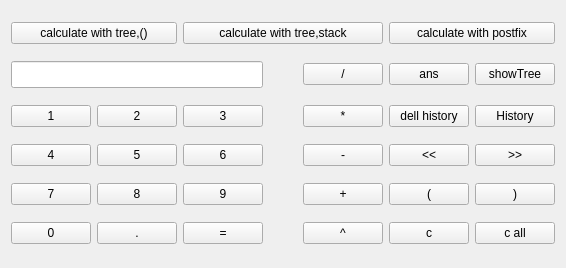
<?xml version="1.0" encoding="UTF-8"?>
<ui version="4.0">
 <class>Form</class>
 <widget class="QWidget" name="Form">
  <property name="geometry">
   <rect>
    <x>0</x>
    <y>0</y>
    <width>566</width>
    <height>268</height>
   </rect>
  </property>
  <property name="windowTitle">
   <string>Form</string>
  </property>
  <property name="styleSheet">
   <string notr="true"/>
  </property>
  <layout class="QGridLayout" name="gridLayout">
   <item row="8" column="2">
    <widget class="QPushButton" name="pushButtone">
     <property name="text">
      <string>=</string>
     </property>
    </widget>
   </item>
   <item row="1" column="0" colspan="3">
    <widget class="QLineEdit" name="lineEdit">
     <property name="font">
      <font>
       <pointsize>12</pointsize>
      </font>
     </property>
     <property name="styleSheet">
      <string notr="true">QLineEdit{
transition:2s;
transform:2;
}
QLineEdit::hover{

    background-color: red;
}</string>
     </property>
    </widget>
   </item>
   <item row="8" column="0">
    <widget class="QPushButton" name="pushButton_10">
     <property name="text">
      <string>0</string>
     </property>
     <property name="iconSize">
      <size>
       <width>22</width>
       <height>16</height>
      </size>
     </property>
     <property name="checkable">
      <bool>false</bool>
     </property>
     <property name="autoRepeat">
      <bool>false</bool>
     </property>
     <property name="autoExclusive">
      <bool>false</bool>
     </property>
    </widget>
   </item>
   <item row="3" column="0">
    <widget class="QPushButton" name="pushButton">
     <property name="text">
      <string>1</string>
     </property>
    </widget>
   </item>
   <item row="3" column="1">
    <widget class="QPushButton" name="pushButton_2">
     <property name="text">
      <string>2</string>
     </property>
    </widget>
   </item>
   <item row="3" column="2">
    <widget class="QPushButton" name="pushButton_3">
     <property name="text">
      <string>3</string>
     </property>
    </widget>
   </item>
   <item row="1" column="4">
    <widget class="QPushButton" name="pushButtond">
     <property name="text">
      <string>/</string>
     </property>
    </widget>
   </item>
   <item row="5" column="1">
    <widget class="QPushButton" name="pushButton_5">
     <property name="text">
      <string>5</string>
     </property>
    </widget>
   </item>
   <item row="5" column="2">
    <widget class="QPushButton" name="pushButton_6">
     <property name="text">
      <string>6</string>
     </property>
    </widget>
   </item>
   <item row="5" column="4">
    <widget class="QPushButton" name="pushButtons">
     <property name="text">
      <string>-</string>
     </property>
    </widget>
   </item>
   <item row="8" column="5">
    <widget class="QPushButton" name="pushButtonc">
     <property name="text">
      <string>c</string>
     </property>
    </widget>
   </item>
   <item row="3" column="4">
    <widget class="QPushButton" name="pushButtonm">
     <property name="text">
      <string>*</string>
     </property>
    </widget>
   </item>
   <item row="5" column="0">
    <widget class="QPushButton" name="pushButton_4">
     <property name="text">
      <string>4</string>
     </property>
    </widget>
   </item>
   <item row="7" column="0">
    <widget class="QPushButton" name="pushButton_7">
     <property name="text">
      <string>7</string>
     </property>
    </widget>
   </item>
   <item row="7" column="1">
    <widget class="QPushButton" name="pushButton_8">
     <property name="text">
      <string>8</string>
     </property>
    </widget>
   </item>
   <item row="7" column="2">
    <widget class="QPushButton" name="pushButton_9">
     <property name="text">
      <string>9</string>
     </property>
    </widget>
   </item>
   <item row="7" column="4">
    <widget class="QPushButton" name="pushButtona">
     <property name="text">
      <string>+</string>
     </property>
    </widget>
   </item>
   <item row="8" column="6">
    <widget class="QPushButton" name="pushButton_15">
     <property name="text">
      <string>c all</string>
     </property>
    </widget>
   </item>
   <item row="0" column="0" colspan="2">
    <widget class="QPushButton" name="buttonc1">
     <property name="text">
      <string>calculate with tree,()</string>
     </property>
    </widget>
   </item>
   <item row="0" column="5" colspan="2">
    <widget class="QPushButton" name="buttonc3">
     <property name="text">
      <string>calculate with postfix</string>
     </property>
    </widget>
   </item>
   <item row="0" column="2" colspan="3">
    <widget class="QPushButton" name="buttonc2">
     <property name="text">
      <string>calculate with tree,stack</string>
     </property>
    </widget>
   </item>
   <item row="8" column="4">
    <widget class="QPushButton" name="pushButton_power">
     <property name="text">
      <string>^</string>
     </property>
    </widget>
   </item>
   <item row="8" column="1">
    <widget class="QPushButton" name="buttonDot">
     <property name="text">
      <string>.</string>
     </property>
    </widget>
   </item>
   <item row="7" column="6">
    <widget class="QPushButton" name="pushButton_rb">
     <property name="text">
      <string>)</string>
     </property>
    </widget>
   </item>
   <item row="7" column="5">
    <widget class="QPushButton" name="pushButton_lb">
     <property name="text">
      <string>(</string>
     </property>
    </widget>
   </item>
   <item row="1" column="6">
    <widget class="QPushButton" name="buttonShowTree">
     <property name="text">
      <string>showTree</string>
     </property>
    </widget>
   </item>
   <item row="1" column="5">
    <widget class="QPushButton" name="buttonOpen">
     <property name="text">
      <string>ans</string>
     </property>
    </widget>
   </item>
   <item row="5" column="5">
    <widget class="QPushButton" name="buttonback">
     <property name="text">
      <string>&lt;&lt;</string>
     </property>
    </widget>
   </item>
   <item row="5" column="6">
    <widget class="QPushButton" name="buttonfor">
     <property name="text">
      <string>&gt;&gt;</string>
     </property>
    </widget>
   </item>
   <item row="3" column="6">
    <widget class="QPushButton" name="buttonHistory">
     <property name="text">
      <string>History</string>
     </property>
    </widget>
   </item>
   <item row="3" column="5">
    <widget class="QPushButton" name="pushButton_11">
     <property name="text">
      <string>dell history</string>
     </property>
    </widget>
   </item>
  </layout>
 </widget>
 <resources/>
 <connections/>
</ui>
